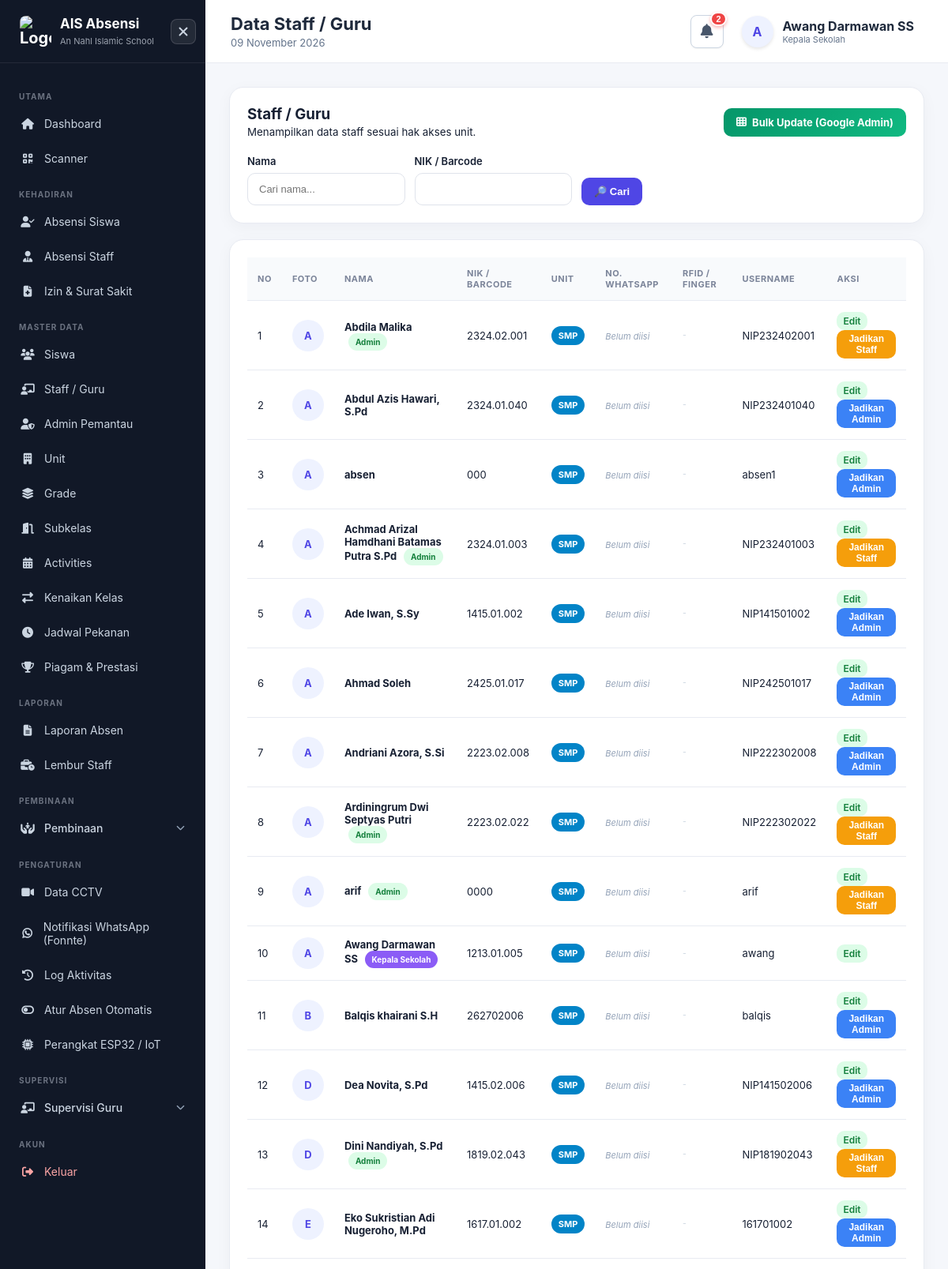
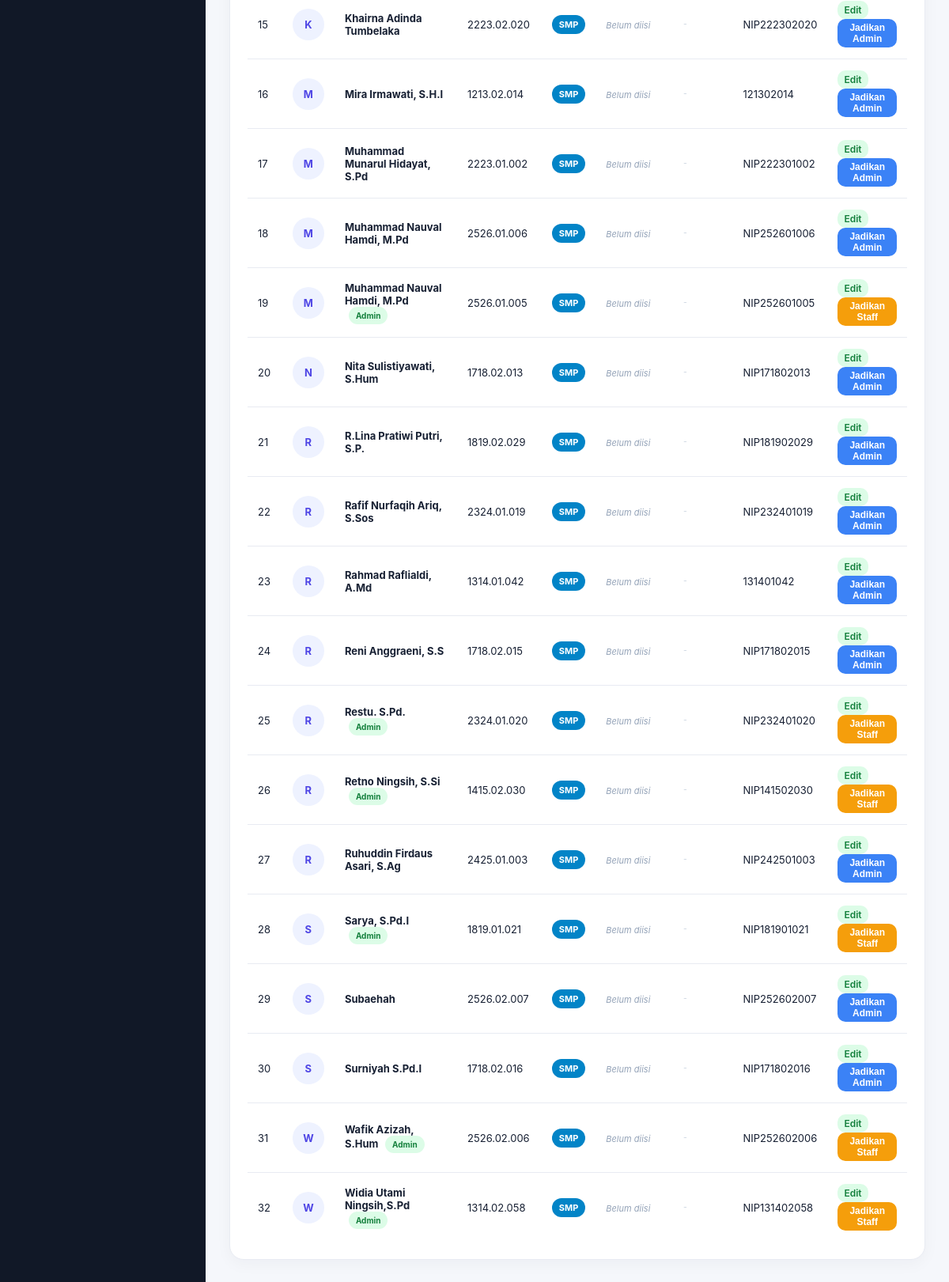
The page /staff/index.php (signed in) on the database its author committed (2 pictures, top to bottom).
### tables this page shows
CREATE TABLE `staff` (
  `id` bigint unsigned NOT NULL AUTO_INCREMENT,
  `user_id` bigint unsigned DEFAULT NULL,
  `name` varchar(255) DEFAULT NULL,
  `phone` varchar(30) DEFAULT NULL,
  `wa_notify` tinyint(1) NOT NULL DEFAULT '1',
  `rfid_uid` varchar(50) DEFAULT NULL,
  `fingerprint_id` int unsigned DEFAULT NULL,
  `nik` varchar(255) DEFAULT NULL,
  `unit_id` int unsigned DEFAULT NULL,
  `photo` varchar(255) DEFAULT NULL,
  `created_at` timestamp NULL DEFAULT CURRENT_TIMESTAMP,
  `updated_at` timestamp NULL DEFAULT CURRENT_TIMESTAMP ON UPDATE CURRENT_TIMESTAMP,
  `deleted_at` timestamp NULL DEFAULT NULL,
  PRIMARY KEY (`id`),
  UNIQUE KEY `nik` (`nik`),
  UNIQUE KEY `rfid_uid` (`rfid_uid`),
  KEY `fk_staff_user` (`user_id`),
  KEY `fk_staff_unit` (`unit_id`),
  CONSTRAINT `fk_staff_unit` FOREIGN KEY (`unit_id`) REFERENCES `units` (`id`) ON DELETE SET NULL,
  CONSTRAINT `fk_staff_user` FOREIGN KEY (`user_id`) REFERENCES `users` (`id`) ON DELETE SET NULL
);

CREATE TABLE `units` (
  `id` int unsigned NOT NULL AUTO_INCREMENT,
  `unit` varchar(255) NOT NULL,
  `created_at` timestamp NULL DEFAULT CURRENT_TIMESTAMP,
  `updated_at` timestamp NULL DEFAULT CURRENT_TIMESTAMP ON UPDATE CURRENT_TIMESTAMP,
  PRIMARY KEY (`id`)
);

CREATE TABLE `users` (
  `id` bigint unsigned NOT NULL AUTO_INCREMENT,
  `username` varchar(100) NOT NULL,
  `password` varchar(255) NOT NULL,
  `name` varchar(255) NOT NULL,
  `photo` varchar(255) DEFAULT NULL,
  `role` varchar(50) NOT NULL DEFAULT 'staff',
  `student_id` int DEFAULT NULL,
  `remember_token` varchar(100) DEFAULT NULL,
  `created_at` timestamp NULL DEFAULT CURRENT_TIMESTAMP,
  `updated_at` timestamp NULL DEFAULT CURRENT_TIMESTAMP ON UPDATE CURRENT_TIMESTAMP,
  `deleted_at` timestamp NULL DEFAULT NULL,
  `last_activity` datetime DEFAULT NULL,
  `last_login_at` datetime DEFAULT NULL,
  `last_login_ip` varchar(45) DEFAULT NULL,
  `is_online` tinyint(1) NOT NULL DEFAULT '0',
  PRIMARY KEY (`id`),
  UNIQUE KEY `username` (`username`),
  KEY `idx_users_student_id` (`student_id`)
);

### config/security.php (called while the page is built, shortened)
<?php
function e($value)
{
    return htmlspecialchars(
        $value ?? '',
        ENT_QUOTES,
        'UTF-8'
    );
}

### public/staff/index.php (the view, shortened to what this page needs)
<?php
require_once '../../config/database.php';
require_once '../../config/security.php';
$currentRole = currentRole();
$userId = currentUserId();
$name = trim($_GET['name'] ?? '');
$nik = trim($_GET['nik'] ?? '');
$unitId = (int)($_GET['unit_id'] ?? 0);
if ($currentRole === 'kepala_sekolah') {
    $stmtKs = $pdo->prepare("SELECT unit_id FROM admin_unit_permissions WHERE user_id = ? LIMIT 1");
    $stmtKs->execute([$userId]);
    $ksUnitId = $stmtKs->fetchColumn();
    $unitId = $ksUnitId ? (int)$ksUnitId : -1;
}
$where = [
    "s.deleted_at IS NULL",
    "(u.deleted_at IS NULL OR u.id IS NULL)",
    "(u.role IN ('staff', 'admin', 'kepala_sekolah') OR u.role IS NULL)"
];
$params = [];
if ($unitId > 0) { $where[] = "s.unit_id = ?"; $params[] = $unitId; }
$whereSql = implode(' AND ', $where);
$stmt = $pdo->prepare("
    SELECT s.id, s.name, s.nik, s.photo, s.phone, s.wa_notify, s.rfid_uid, s.fingerprint_id, s.unit_id, u.username, u.role, un.unit AS unit_name
    FROM staff s
    LEFT JOIN users u ON u.id = s.user_id
    LEFT JOIN units un ON un.id = s.unit_id
    WHERE {$whereSql}
    ORDER BY s.name
");
$stmt->execute($params);
$staff = $stmt->fetchAll();
require '../../includes/header.php';
?>
<div class="card">
    <div class="card-header" style="flex-wrap: wrap; gap: 10px;">
        <div>
            <h3>Staff / Guru</h3>
            <small>Menampilkan data staff sesuai hak akses unit.</small>
        </div>
        <div style="display: flex; gap: 8px; flex-wrap: wrap;">
            <?php if (in_array($currentRole, ['super_admin', 'kepala_sekolah'])): ?>
                <a href="bulk_edit.php" class="btn" style="background: linear-gradient(135deg, #059669, #10b981); color: white; font-weight: 700;">
                    <i class="fa-solid fa-table-cells"></i> Bulk Update (Google Admin)
                </a>
            <?php endif; ?>
        </div>
    </div>
    <form method="GET">
        <div class="filter-grid">
            <div class="form-group">
                <label>Nama</label>
                <input type="text" name="name" value="<?= e($name) ?>" placeholder="Cari nama...">
            </div>
            <div class="form-group">
                <label>NIK / Barcode</label>
                <input type="text" name="nik" value="<?= e($nik) ?>">
            </div>
            <div>
                <button type="submit" class="btn btn-primary" style="margin-top: 22px;">🔎 Cari</button>
            </div>
        </div>
    </form>
</div>
<div class="card">
    <div class="table-wrapper">
        <table>
            <thead>
                <tr>
                    <th>No</th>
                    <th>Foto</th>
                    <th>Nama</th>
                    <th>NIK / Barcode</th>
                    <th>Unit</th>
                    <th>No. WhatsApp</th>
                    <th>RFID / Finger</th>
                    <th>Username</th>
                    <th>Aksi</th>
                </tr>
            </thead>
            <tbody>
                <?php foreach ($staff as $index => $person): ?>
                <tr>
                    <td><?= $index + 1 ?></td>
                    <td>
                        <?php if (!empty($person['photo'])): ?>
                            <img src="../../uploads/staff/<?= e($person['photo']) ?>"
                                 width="45" height="45"
                                 style="object-fit:cover; border-radius:10px; display:block;"
                                 alt="<?= e($person['name']) ?>"
                                 onerror="this.onerror=null; this.src='../photo.php?type=staff&file=<?= urlencode($person['photo']) ?>&name=<?= urlencode($person['name']) ?>';">
                        <?php else: ?>
                            <div class="avatar"><?= strtoupper(substr($person['name'], 0, 1)) ?></div>
                        <?php endif; ?>
                    </td>
                    <td>
                        <b><?= e($person['name']) ?></b>
                        <?php if ($person['role'] === 'admin'): ?>
                            <span class="badge badge-success" style="font-size: 10px; margin-left: 5px; vertical-align: middle;">Admin</span>
                        <?php elseif ($person['role'] === 'kepala_sekolah'): ?>
                            <span class="badge" style="font-size: 10px; margin-left: 5px; vertical-align: middle; background-color:#8b5cf6; color:white;">Kepala Sekolah</span>
                        <?php endif; ?>
                    </td>
                    <td><?= e($person['nik']) ?></td>
                    <td>
                        <span class="badge badge-primary" style="background:#0284c7; color:white;">
                            <?= e($person['unit_name'] ?? '-') ?>
                        </span>
                    </td>
                    <td>
                        <?php if (!empty($person['phone'])): ?>
                            <div style="display: flex; align-items: center; gap: 5px;">
                                <span style="display: inline-flex; align-items: center; gap: 4px; padding: 2px 7px; background: <?= ((int)$person['wa_notify'] === 1) ? '#dcfce7' : '#f1f5f9' ?>; color: <?= ((int)$person['wa_notify'] === 1) ? '#166534' : '#64748b' ?>; border-radius: 6px; font-size: 11.5px; font-weight: 600;">
                                    <i class="fa-brands fa-whatsapp" style="color: <?= ((int)$person['wa_notify'] === 1) ? '#16a34a' : '#94a3b8' ?>;"></i>
                                    <?= e($person['phone']) ?>
                                </span>
                                <?php if ((int)$person['wa_notify'] === 0): ?>
                                    <span style="font-size: 10px; color: #dc2626; font-weight: 700;">(OFF)</span>
                                <?php endif; ?>
                            </div>
                        <?php else: ?>
                            <span style="font-size: 11px; color: #94a3b8; font-style: italic;">Belum diisi</span>
                        <?php endif; ?>
                    </td>
                    <td>
                        <div style="display: flex; flex-direction: column; gap: 2px;">
                            <?php if (empty($person['rfid_uid']) && empty($person['fingerprint_id'])): ?>
                                <span style="font-size: 10.5px; color: #cbd5e1;">-</span>
                            <?php endif; ?>
                        </div>
                    </td>
                    <td><?= e($person['username'] ?: '-') ?></td>
                    <td>
                        <a href="edit.php?id=<?= $person['id'] ?>" class="btn btn-success" style="padding: 4px 8px; font-size:12px;">Edit</a>
                        <?php if (!empty($person['username'])): ?>
                            <?php
                                $targetRole = $person['role'] ?? 'staff';
                                $showRoleButtons = true;
                                if ($currentRole === 'kepala_sekolah' && $targetRole === 'kepala_sekolah') {
                                    $showRoleButtons = false;
                                }
                            ?>
                            <?php if ($showRoleButtons): ?>
                                <?php if ($targetRole === 'kepala_sekolah'): ?>
                                    <?php if ($currentRole === 'super_admin'): ?>
                                        <form method="POST" action="toggle_role.php" style="display:inline" onsubmit="return confirm('Turunkan Kepala Sekolah ini menjadi Staff?');">
                                            <input type="hidden" name="id" value="<?= $person['id'] ?>">
                                            <input type="hidden" name="action" value="make_staff">
                                            <button class="btn btn-warning" type="submit" style="padding: 4px 8px; font-size:12px; background-color: #f59e0b; color: white; border: none;">Jadikan Staff</button>
                                        </form>
                                    <?php endif; ?>
                                <?php elseif ($targetRole === 'admin'): ?>
                                    <form method="POST" action="toggle_role.php" style="display:inline" onsubmit="return confirm('Turunkan Admin ini menjadi Staff?');">
                                        <button class="btn btn-warning" type="submit" style="padding: 4px 8px; font-size:12px; background-color: #f59e0b; color: white; border: none;">Jadikan Staff</button>
                                    </form>
                                <?php else: ?>
                                    <form method="POST" action="toggle_role.php" style="display:inline" onsubmit="return confirm('Angkat staff ini menjadi Admin?');">
                                        <button class="btn btn-info" type="submit" style="padding: 4px 8px; font-size:12px; background-color: #3b82f6; color: white; border: none;">Jadikan Admin</button>
                                    </form>
                                <?php endif; ?>
                            <?php endif; ?>
                        <?php endif; ?>
                    </td>
                </tr>
                <?php endforeach; ?>
            </tbody>
        </table>
    </div>
</div>
<?php require '../../includes/footer.php'; ?>

### assets/css/style.css (style rules this page uses)
* { box-sizing: border-box; }
:root { --primary: #4f46e5; --primary-dark: #3730a3; --bg: #f5f7fb; --card: #ffffff; --text: #172033; --muted: #7b8499; --border: #e8ebf2; --success: #16a34a; --danger: #dc2626; --warning: #d97706; --sidebar: #111827; }
body { margin: 0; font-family: Inter, Arial, sans-serif; background: var(--bg); color: var(--text); }
a { text-decoration: none; color: inherit; }
.avatar { width: 40px; height: 40px; border-radius: 50%; display: grid; place-items: center; background: #eef2ff; color: var(--primary); font-weight: bold; }
.card { background: white; border: 1px solid var(--border); border-radius: 18px; padding: 22px; box-shadow: 0 5px 20px rgba(15,23,42,.04); margin-bottom: 20px; }
.card-header { display: flex; justify-content: space-between; align-items: center; margin-bottom: 20px; }
.card-header h3 { margin: 0; }
.btn { display: inline-flex; align-items: center; justify-content: center; gap: 7px; padding: 10px 16px; border: 0; border-radius: 10px; cursor: pointer; font-size: 13px; font-weight: 600; }
.btn-primary { background: var(--primary); color: white; }
.btn-success { background: #dcfce7; color: #15803d; }
.table-wrapper { width: 100%; overflow-x: auto; }
table { width: 100%; border-collapse: collapse; min-width: 700px; }
th { text-align: left; font-size: 11px; text-transform: uppercase; letter-spacing: .5px; color: var(--muted); padding: 13px; background: #f8fafc; }
td { padding: 14px 13px; border-top: 1px solid var(--border); font-size: 13px; }
.badge { display: inline-flex; padding: 5px 9px; border-radius: 20px; font-size: 11px; font-weight: 700; }
.badge-success { color: #15803d; background: #dcfce7; }
.form-group { display: flex; flex-direction: column; gap: 7px; }
label { font-size: 13px; font-weight: 600; }
input:not([type="checkbox"]):not([type="radio"]), select, textarea { width: 100%; padding: 12px 14px; border: 1px solid #dfe3eb; border-radius: 10px; outline: none; background: white; font-size: 13px; }
.filter-grid { display: grid; grid-template-columns: repeat(4, 1fr); gap: 12px; align-items: end; }
.table-wrapper { width: 100%; overflow-x: auto; -webkit-overflow-scrolling: touch; }

### rows shown on the page
staff: name "A", name "Abdila Malika", shows "Admin", nik "2324.02.001", unit.unit "SMP", shows "Belum diisi", user.username "NIP232402001"
staff: name "A", name "Abdul Azis Hawari, S.Pd", nik "2324.01.040", unit.unit "SMP", shows "Belum diisi", user.username "NIP232401040"
staff: name "A", name "absen", nik "000", unit.unit "SMP", shows "Belum diisi", user.username "absen1"
staff: name "A", name "Achmad Arizal Hamdhani Batamas Putra S.Pd", shows "Admin", nik "2324.01.003", unit.unit "SMP", shows "Belum diisi", user.username "NIP232401003"
staff: name "A", name "Ade Iwan, S.Sy", nik "1415.01.002", unit.unit "SMP", shows "Belum diisi", user.username "NIP141501002"
staff: name "A", name "Ahmad Soleh", nik "2425.01.017", unit.unit "SMP", shows "Belum diisi", user.username "NIP242501017"
staff: name "A", name "Andriani Azora, S.Si", nik "2223.02.008", unit.unit "SMP", shows "Belum diisi", user.username "NIP222302008"
staff: name "A", name "Ardiningrum Dwi Septyas Putri", shows "Admin", nik "2223.02.022", unit.unit "SMP", shows "Belum diisi", user.username "NIP222302022"
staff: name "A", name "arif", shows "Admin", nik "0000", unit.unit "SMP", shows "Belum diisi", user.username "arif"
staff: name "A", name "Awang Darmawan SS", shows "Kepala Sekolah", nik "1213.01.005", unit.unit "SMP", shows "Belum diisi", user.username "awang"
staff: name "B", name "Balqis khairani S.H", nik "262702006", unit.unit "SMP", shows "Belum diisi", user.username "balqis"
staff: name "D", name "Dea Novita, S.Pd", nik "1415.02.006", unit.unit "SMP", shows "Belum diisi", user.username "NIP141502006"
staff: name "D", name "Dini Nandiyah, S.Pd", shows "Admin", nik "1819.02.043", unit.unit "SMP", shows "Belum diisi", user.username "NIP181902043"
staff: name "E", name "Eko Sukristian Adi Nugeroho, M.Pd", nik "1617.01.002", unit.unit "SMP", shows "Belum diisi", user.username "161701002"
staff: name "K", name "Khairna Adinda Tumbelaka", nik "2223.02.020", unit.unit "SMP", shows "Belum diisi", user.username "NIP222302020"
staff: name "M", name "Mira Irmawati, S.H.I", nik "1213.02.014", unit.unit "SMP", shows "Belum diisi", user.username "121302014"
staff: name "M", name "Muhammad Munarul Hidayat, S.Pd", nik "2223.01.002", unit.unit "SMP", shows "Belum diisi", user.username "NIP222301002"
staff: name "M", name "Muhammad Nauval Hamdi, M.Pd", nik "2526.01.006", unit.unit "SMP", shows "Belum diisi", user.username "NIP252601006"
staff: name "M", name "Muhammad Nauval Hamdi, M.Pd", shows "Admin", nik "2526.01.005", unit.unit "SMP", shows "Belum diisi", user.username "NIP252601005"
staff: name "N", name "Nita Sulistiyawati, S.Hum", nik "1718.02.013", unit.unit "SMP", shows "Belum diisi", user.username "NIP171802013"
staff: name "R", name "R.Lina Pratiwi Putri, S.P.", nik "1819.02.029", unit.unit "SMP", shows "Belum diisi", user.username "NIP181902029"
staff: name "R", name "Rafif Nurfaqih Ariq, S.Sos", nik "2324.01.019", unit.unit "SMP", shows "Belum diisi", user.username "NIP232401019"
staff: name "R", name "Rahmad Raflialdi, A.Md", nik "1314.01.042", unit.unit "SMP", shows "Belum diisi", user.username "131401042"
staff: name "R", name "Reni Anggraeni, S.S", nik "1718.02.015", unit.unit "SMP", shows "Belum diisi", user.username "NIP171802015"
staff: name "R", name "Restu. S.Pd.", shows "Admin", nik "2324.01.020", unit.unit "SMP", shows "Belum diisi", user.username "NIP232401020"
staff: name "R", name "Retno Ningsih, S.Si", shows "Admin", nik "1415.02.030", unit.unit "SMP", shows "Belum diisi", user.username "NIP141502030"
staff: name "R", name "Ruhuddin Firdaus Asari, S.Ag", nik "2425.01.003", unit.unit "SMP", shows "Belum diisi", user.username "NIP242501003"
staff: name "S", name "Sarya, S.Pd.I", shows "Admin", nik "1819.01.021", unit.unit "SMP", shows "Belum diisi", user.username "NIP181901021"
staff: name "S", name "Subaehah", nik "2526.02.007", unit.unit "SMP", shows "Belum diisi", user.username "NIP252602007"
staff: name "S", name "Surniyah S.Pd.I", nik "1718.02.016", unit.unit "SMP", shows "Belum diisi", user.username "NIP171802016"
staff: name "W", name "Wafik Azizah, S.Hum", shows "Admin", nik "2526.02.006", unit.unit "SMP", shows "Belum diisi", user.username "NIP252602006"
staff: name "W", name "Widia Utami Ningsih,S.Pd", shows "Admin", nik "1314.02.058", unit.unit "SMP", shows "Belum diisi", user.username "NIP131402058"

### other values the page prints
$category "UTAMA"
$item['menu_name'] "Dashboard"
$item['menu_name'] "Scanner"
$category "KEHADIRAN"
$item['menu_name'] "Absensi Siswa"
$item['menu_name'] "Absensi Staff"
$item['menu_name'] "Izin & Surat Sakit"
$category "MASTER DATA"
$item['menu_name'] "Siswa"
$item['menu_name'] "Staff / Guru"
$item['menu_name'] "Admin Pemantau"
$item['menu_name'] "Unit"
$item['menu_name'] "Grade"
$item['menu_name'] "Subkelas"
$item['menu_name'] "Activities"
